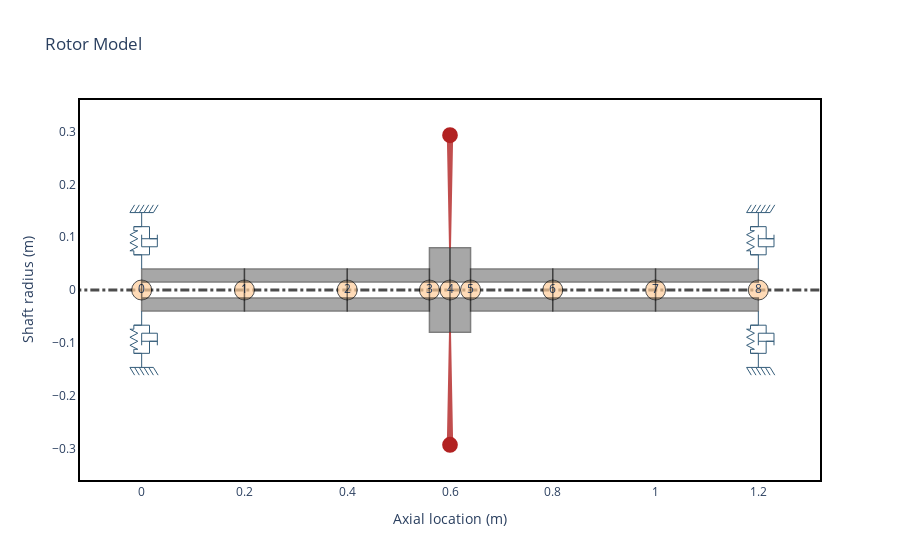

Write notebook code for a chart like this one.
### Code cell
shaft = [
    rs.ShaftElement(n=0, L=L, idl=idl, odl=odl, material=steel),
    rs.ShaftElement(n=1, L=L, idl=idl, odl=odl, material=steel),
    rs.ShaftElement(n=2, L=0.16, idl=idl, odl=odl, material=steel),
    rs.ShaftElement(n=3, L=0.04, idl=idl, odl=0.16, material=steel),
    rs.ShaftElement(n=4, L=0.04, idl=idl, odl=0.16, material=steel),
    rs.ShaftElement(n=5, L=0.16, idl=idl, odl=odl, material=steel),
    rs.ShaftElement(n=6, L=L, idl=idl, odl=odl, material=steel),
    rs.ShaftElement(n=7, L=L, idl=idl, odl=odl, material=steel),
]
bearings = [
    rs.BearingElement(n=0, kxx=1e20, cxx=0),
    rs.BearingElement(n=len(shaft), kxx=1e20, cxx=0),
]
disks = [
    rs.DiskElement.from_geometry(n=4, material=steel, width=0.08, o_d=0.4, i_d=0.16)
]

rotor2 = rs.Rotor(shaft_elements=shaft, disk_elements=disks, bearing_elements=bearings)
rotor2.plot_rotor()

### Figure 1 — Plotly figure (JSON) as saved in the notebook; plotly's stock layout.template omitted (floating-point values rounded to 4 significant figures)
{"data": [{"hoverinfo": "none", "line": {"color": "black", "dash": "dashdot", "width": 3.0}, "mode": "lines", "opacity": 0.7, "showlegend": false, "type": "scatter", "x": [-0.24, 1.44], "y": [0, 0]}, {"hoverinfo": "none", "marker": {"color": "#ffcc99", "line": {"color": "black", "width": 1.0}, "opacity": 0.7, "size": 20}, "mode": "markers+text", "showlegend": false, "text": ["0", "1", "2", "3", "4", "5", "6", "7", "8"], "type": "scatter", "x": [0.0, 0.2, 0.4, 0.56, 0.6, 0.64, 0.8, 1.0, 1.2], "y": [0.0, 0.0, 0.0, 0.0, 0.0, 0.0, 0.0, 0.0, 0.0]}, {"customdata": [[0, 0.08, 0.03, 0.08, 0.03, 0.2, "steel"], [0, 0.08, 0.03, 0.08, 0.03, 0.2, "steel"], [0, 0.08, 0.03, 0.08, 0.03, 0.2, "steel"], [0, 0.08, 0.03, 0.08, 0.03, 0.2, "steel"], [0, 0.08, 0.03, 0.08, 0.03, 0.2, "steel"], [0, 0.08, 0.03, 0.08, 0.03, 0.2, "steel"], [0, 0.08, 0.03, 0.08, 0.03, 0.2, "steel"], [0, 0.08, 0.03, 0.08, 0.03, 0.2, "steel"], [0, 0.08, 0.03, 0.08, 0.03, 0.2, "steel"], [0, 0.08, 0.03, 0.08, 0.03, 0.2, "steel"]], "fill": "toself", "fillcolor": "#525252", "hoverinfo": "text", "hoverlabel": {"bgcolor": "#525252"}, "hoveron": "points+fills", "hovertemplate": "Element Number: 0<br>Left Outer Diameter: 0.08 m<br>Left Inner Diameter: 0.03 m<br>Right Outer Diameter: 0.08 m<br>Right Inner Diameter: 0.03 m<br>Element Length: 0.2 m<br>Material: steel<br>", "legendgroup": "Shaft", "line": {"color": "black", "width": 1.5}, "mode": "lines", "name": "ShaftElement 0", "opacity": 0.5, "showlegend": false, "text": "Element Number: 0<br>Left Outer Diameter: 0.08 m<br>Left Inner Diameter: 0.03 m<br>Right Outer Diameter: 0.08 m<br>Right Inner Diameter: 0.03 m<br>Element Length: 0.2 m<br>Material: steel<br>", "type": "scatter", "x": [0.0, 0.0, 0.2, 0.2, 0.0, 0.0, 0.0, 0.2, 0.2, 0.0], "y": [0.015, 0.04, 0.04, 0.015, 0.015, -0.015, -0.04, -0.04, -0.015, -0.015]}, {"customdata": [[1, 0.08, 0.03, 0.08, 0.03, 0.2, "steel"], [1, 0.08, 0.03, 0.08, 0.03, 0.2, "steel"], [1, 0.08, 0.03, 0.08, 0.03, 0.2, "steel"], [1, 0.08, 0.03, 0.08, 0.03, 0.2, "steel"], [1, 0.08, 0.03, 0.08, 0.03, 0.2, "steel"], [1, 0.08, 0.03, 0.08, 0.03, 0.2, "steel"], [1, 0.08, 0.03, 0.08, 0.03, 0.2, "steel"], [1, 0.08, 0.03, 0.08, 0.03, 0.2, "steel"], [1, 0.08, 0.03, 0.08, 0.03, 0.2, "steel"], [1, 0.08, 0.03, 0.08, 0.03, 0.2, "steel"]], "fill": "toself", "fillcolor": "#525252", "hoverinfo": "text", "hoverlabel": {"bgcolor": "#525252"}, "hoveron": "points+fills", "hovertemplate": "Element Number: 1<br>Left Outer Diameter: 0.08 m<br>Left Inner Diameter: 0.03 m<br>Right Outer Diameter: 0.08 m<br>Right Inner Diameter: 0.03 m<br>Element Length: 0.2 m<br>Material: steel<br>", "legendgroup": "Shaft", "line": {"color": "black", "width": 1.5}, "mode": "lines", "name": "ShaftElement 1", "opacity": 0.5, "showlegend": false, "text": "Element Number: 1<br>Left Outer Diameter: 0.08 m<br>Left Inner Diameter: 0.03 m<br>Right Outer Diameter: 0.08 m<br>Right Inner Diameter: 0.03 m<br>Element Length: 0.2 m<br>Material: steel<br>", "type": "scatter", "x": [0.2, 0.2, 0.4, 0.4, 0.2, 0.2, 0.2, 0.4, 0.4, 0.2], "y": [0.015, 0.04, 0.04, 0.015, 0.015, -0.015, -0.04, -0.04, -0.015, -0.015]}, {"customdata": [[2, 0.08, 0.03, 0.08, 0.03, 0.16, "steel"], [2, 0.08, 0.03, 0.08, 0.03, 0.16, "steel"], [2, 0.08, 0.03, 0.08, 0.03, 0.16, "steel"], [2, 0.08, 0.03, 0.08, 0.03, 0.16, "steel"], [2, 0.08, 0.03, 0.08, 0.03, 0.16, "steel"], [2, 0.08, 0.03, 0.08, 0.03, 0.16, "steel"], [2, 0.08, 0.03, 0.08, 0.03, 0.16, "steel"], [2, 0.08, 0.03, 0.08, 0.03, 0.16, "steel"], [2, 0.08, 0.03, 0.08, 0.03, 0.16, "steel"], [2, 0.08, 0.03, 0.08, 0.03, 0.16, "steel"]], "fill": "toself", "fillcolor": "#525252", "hoverinfo": "text", "hoverlabel": {"bgcolor": "#525252"}, "hoveron": "points+fills", "hovertemplate": "Element Number: 2<br>Left Outer Diameter: 0.08 m<br>Left Inner Diameter: 0.03 m<br>Right Outer Diameter: 0.08 m<br>Right Inner Diameter: 0.03 m<br>Element Length: 0.16 m<br>Material: steel<br>", "legendgroup": "Shaft", "line": {"color": "black", "width": 1.5}, "mode": "lines", "name": "ShaftElement 2", "opacity": 0.5, "showlegend": false, "text": "Element Number: 2<br>Left Outer Diameter: 0.08 m<br>Left Inner Diameter: 0.03 m<br>Right Outer Diameter: 0.08 m<br>Right Inner Diameter: 0.03 m<br>Element Length: 0.16 m<br>Material: steel<br>", "type": "scatter", "x": [0.4, 0.4, 0.56, 0.56, 0.4, 0.4, 0.4, 0.56, 0.56, 0.4], "y": [0.015, 0.04, 0.04, 0.015, 0.015, -0.015, -0.04, -0.04, -0.015, -0.015]}, {"customdata": [[3, 0.16, 0.03, 0.16, 0.03, 0.04, "steel"], [3, 0.16, 0.03, 0.16, 0.03, 0.04, "steel"], [3, 0.16, 0.03, 0.16, 0.03, 0.04, "steel"], [3, 0.16, 0.03, 0.16, 0.03, 0.04, "steel"], [3, 0.16, 0.03, 0.16, 0.03, 0.04, "steel"], [3, 0.16, 0.03, 0.16, 0.03, 0.04, "steel"], [3, 0.16, 0.03, 0.16, 0.03, 0.04, "steel"], [3, 0.16, 0.03, 0.16, 0.03, 0.04, "steel"], [3, 0.16, 0.03, 0.16, 0.03, 0.04, "steel"], [3, 0.16, 0.03, 0.16, 0.03, 0.04, "steel"]], "fill": "toself", "fillcolor": "#525252", "hoverinfo": "text", "hoverlabel": {"bgcolor": "#525252"}, "hoveron": "points+fills", "hovertemplate": "Element Number: 3<br>Left Outer Diameter: 0.16 m<br>Left Inner Diameter: 0.03 m<br>Right Outer Diameter: 0.16 m<br>Right Inner Diameter: 0.03 m<br>Element Length: 0.04 m<br>Material: steel<br>", "legendgroup": "Shaft", "line": {"color": "black", "width": 1.5}, "mode": "lines", "name": "ShaftElement 3", "opacity": 0.5, "showlegend": false, "text": "Element Number: 3<br>Left Outer Diameter: 0.16 m<br>Left Inner Diameter: 0.03 m<br>Right Outer Diameter: 0.16 m<br>Right Inner Diameter: 0.03 m<br>Element Length: 0.04 m<br>Material: steel<br>", "type": "scatter", "x": [0.56, 0.56, 0.6, 0.6, 0.56, 0.56, 0.56, 0.6, 0.6, 0.56], "y": [0.015, 0.08, 0.08, 0.015, 0.015, -0.015, -0.08, -0.08, -0.015, -0.015]}, {"customdata": [[4, 0.16, 0.03, 0.16, 0.03, 0.04, "steel"], [4, 0.16, 0.03, 0.16, 0.03, 0.04, "steel"], [4, 0.16, 0.03, 0.16, 0.03, 0.04, "steel"], [4, 0.16, 0.03, 0.16, 0.03, 0.04, "steel"], [4, 0.16, 0.03, 0.16, 0.03, 0.04, "steel"], [4, 0.16, 0.03, 0.16, 0.03, 0.04, "steel"], [4, 0.16, 0.03, 0.16, 0.03, 0.04, "steel"], [4, 0.16, 0.03, 0.16, 0.03, 0.04, "steel"], [4, 0.16, 0.03, 0.16, 0.03, 0.04, "steel"], [4, 0.16, 0.03, 0.16, 0.03, 0.04, "steel"]], "fill": "toself", "fillcolor": "#525252", "hoverinfo": "text", "hoverlabel": {"bgcolor": "#525252"}, "hoveron": "points+fills", "hovertemplate": "Element Number: 4<br>Left Outer Diameter: 0.16 m<br>Left Inner Diameter: 0.03 m<br>Right Outer Diameter: 0.16 m<br>Right Inner Diameter: 0.03 m<br>Element Length: 0.04 m<br>Material: steel<br>", "legendgroup": "Shaft", "line": {"color": "black", "width": 1.5}, "mode": "lines", "name": "ShaftElement 4", "opacity": 0.5, "showlegend": false, "text": "Element Number: 4<br>Left Outer Diameter: 0.16 m<br>Left Inner Diameter: 0.03 m<br>Right Outer Diameter: 0.16 m<br>Right Inner Diameter: 0.03 m<br>Element Length: 0.04 m<br>Material: steel<br>", "type": "scatter", "x": [0.6, 0.6, 0.64, 0.64, 0.6, 0.6, 0.6, 0.64, 0.64, 0.6], "y": [0.015, 0.08, 0.08, 0.015, 0.015, -0.015, -0.08, -0.08, -0.015, -0.015]}, {"customdata": [[5, 0.08, 0.03, 0.08, 0.03, 0.16, "steel"], [5, 0.08, 0.03, 0.08, 0.03, 0.16, "steel"], [5, 0.08, 0.03, 0.08, 0.03, 0.16, "steel"], [5, 0.08, 0.03, 0.08, 0.03, 0.16, "steel"], [5, 0.08, 0.03, 0.08, 0.03, 0.16, "steel"], [5, 0.08, 0.03, 0.08, 0.03, 0.16, "steel"], [5, 0.08, 0.03, 0.08, 0.03, 0.16, "steel"], [5, 0.08, 0.03, 0.08, 0.03, 0.16, "steel"], [5, 0.08, 0.03, 0.08, 0.03, 0.16, "steel"], [5, 0.08, 0.03, 0.08, 0.03, 0.16, "steel"]], "fill": "toself", "fillcolor": "#525252", "hoverinfo": "text", "hoverlabel": {"bgcolor": "#525252"}, "hoveron": "points+fills", "hovertemplate": "Element Number: 5<br>Left Outer Diameter: 0.08 m<br>Left Inner Diameter: 0.03 m<br>Right Outer Diameter: 0.08 m<br>Right Inner Diameter: 0.03 m<br>Element Length: 0.16 m<br>Material: steel<br>", "legendgroup": "Shaft", "line": {"color": "black", "width": 1.5}, "mode": "lines", "name": "ShaftElement 5", "opacity": 0.5, "showlegend": false, "text": "Element Number: 5<br>Left Outer Diameter: 0.08 m<br>Left Inner Diameter: 0.03 m<br>Right Outer Diameter: 0.08 m<br>Right Inner Diameter: 0.03 m<br>Element Length: 0.16 m<br>Material: steel<br>", "type": "scatter", "x": [0.64, 0.64, 0.8, 0.8, 0.64, 0.64, 0.64, 0.8, 0.8, 0.64], "y": [0.015, 0.04, 0.04, 0.015, 0.015, -0.015, -0.04, -0.04, -0.015, -0.015]}, {"customdata": [[6, 0.08, 0.03, 0.08, 0.03, 0.2, "steel"], [6, 0.08, 0.03, 0.08, 0.03, 0.2, "steel"], [6, 0.08, 0.03, 0.08, 0.03, 0.2, "steel"], [6, 0.08, 0.03, 0.08, 0.03, 0.2, "steel"], [6, 0.08, 0.03, 0.08, 0.03, 0.2, "steel"], [6, 0.08, 0.03, 0.08, 0.03, 0.2, "steel"], [6, 0.08, 0.03, 0.08, 0.03, 0.2, "steel"], [6, 0.08, 0.03, 0.08, 0.03, 0.2, "steel"], [6, 0.08, 0.03, 0.08, 0.03, 0.2, "steel"], [6, 0.08, 0.03, 0.08, 0.03, 0.2, "steel"]], "fill": "toself", "fillcolor": "#525252", "hoverinfo": "text", "hoverlabel": {"bgcolor": "#525252"}, "hoveron": "points+fills", "hovertemplate": "Element Number: 6<br>Left Outer Diameter: 0.08 m<br>Left Inner Diameter: 0.03 m<br>Right Outer Diameter: 0.08 m<br>Right Inner Diameter: 0.03 m<br>Element Length: 0.2 m<br>Material: steel<br>", "legendgroup": "Shaft", "line": {"color": "black", "width": 1.5}, "mode": "lines", "name": "ShaftElement 6", "opacity": 0.5, "showlegend": false, "text": "Element Number: 6<br>Left Outer Diameter: 0.08 m<br>Left Inner Diameter: 0.03 m<br>Right Outer Diameter: 0.08 m<br>Right Inner Diameter: 0.03 m<br>Element Length: 0.2 m<br>Material: steel<br>", "type": "scatter", "x": [0.8, 0.8, 1.0, 1.0, 0.8, 0.8, 0.8, 1.0, 1.0, 0.8], "y": [0.015, 0.04, 0.04, 0.015, 0.015, -0.015, -0.04, -0.04, -0.015, -0.015]}, {"customdata": [[7, 0.08, 0.03, 0.08, 0.03, 0.2, "steel"], [7, 0.08, 0.03, 0.08, 0.03, 0.2, "steel"], [7, 0.08, 0.03, 0.08, 0.03, 0.2, "steel"], [7, 0.08, 0.03, 0.08, 0.03, 0.2, "steel"], [7, 0.08, 0.03, 0.08, 0.03, 0.2, "steel"], [7, 0.08, 0.03, 0.08, 0.03, 0.2, "steel"], [7, 0.08, 0.03, 0.08, 0.03, 0.2, "steel"], [7, 0.08, 0.03, 0.08, 0.03, 0.2, "steel"], [7, 0.08, 0.03, 0.08, 0.03, 0.2, "steel"], [7, 0.08, 0.03, 0.08, 0.03, 0.2, "steel"]], "fill": "toself", "fillcolor": "#525252", "hoverinfo": "text", "hoverlabel": {"bgcolor": "#525252"}, "hoveron": "points+fills", "hovertemplate": "Element Number: 7<br>Left Outer Diameter: 0.08 m<br>Left Inner Diameter: 0.03 m<br>Right Outer Diameter: 0.08 m<br>Right Inner Diameter: 0.03 m<br>Element Length: 0.2 m<br>Material: steel<br>", "legendgroup": "Shaft", "line": {"color": "black", "width": 1.5}, "mode": "lines", "name": "ShaftElement 7", "opacity": 0.5, "showlegend": false, "text": "Element Number: 7<br>Left Outer Diameter: 0.08 m<br>Left Inner Diameter: 0.03 m<br>Right Outer Diameter: 0.08 m<br>Right Inner Diameter: 0.03 m<br>Element Length: 0.2 m<br>Material: steel<br>", "type": "scatter", "x": [1.0, 1.0, 1.2, 1.2, 1.0, 1.0, 1.0, 1.2, 1.2, 1.0], "y": [0.015, 0.04, 0.04, 0.015, 0.015, -0.015, -0.04, -0.04, -0.015, -0.015]}, {"customdata": [[4, 1.528, 0.7992, 65.87], [4, 1.528, 0.7992, 65.87], [4, 1.528, 0.7992, 65.87], [4, 1.528, 0.7992, 65.87], [4, 1.528, 0.7992, 65.87], [4, 1.528, 0.7992, 65.87], [4, 1.528, 0.7992, 65.87], [4, 1.528, 0.7992, 65.87], [4, 1.528, 0.7992, 65.87]], "fill": "toself", "fillcolor": "Firebrick", "hoverinfo": "text", "hoverlabel": {"bgcolor": "Firebrick"}, "hoveron": "points+fills", "hovertemplate": "Disk Node: 4<br>Polar Inertia: 1.528e+00<br>Diametral Inertia: 7.992e-01<br>Disk mass: 65.868<br>", "legendgroup": "disks", "line": {"color": "Firebrick", "width": 2.0}, "mode": "lines", "name": "Disk 0", "opacity": 0.8, "showlegend": false, "text": "Disk Node: 4<br>Polar Inertia: 1.528e+00<br>Diametral Inertia: 7.992e-01<br>Disk mass: 65.868<br>", "type": "scatter", "x": [0.6, 0.6043, 0.5957, 0.6, null, 0.6, 0.6043, 0.5957, 0.6], "y": [0.08, 0.2933, 0.2933, 0.08, null, -0.08, -0.2933, -0.2933, -0.08]}, {"hoverinfo": "none", "legendgroup": "bearings", "line": {"color": "#355d7a", "width": 1}, "mode": "lines", "name": "Bearing 0", "showlegend": false, "type": "scatter", "x": [0.0, 0.0, -0.01524, 0.01524], "y": [0.04, 0.06667, 0.06667, 0.06667]}, {"hoverinfo": "none", "legendgroup": "bearings", "line": {"color": "#355d7a", "width": 1}, "mode": "lines", "name": "Bearing 0", "showlegend": false, "type": "scatter", "x": [0.0, 0.0, -0.01524, 0.01524], "y": [-0.04, -0.06667, -0.06667, -0.06667]}, {"hoverinfo": "none", "legendgroup": "bearings", "line": {"color": "#355d7a", "width": 1}, "mode": "lines", "name": "Bearing 0", "showlegend": false, "type": "scatter", "x": [0.0, 0.0, -0.01524, 0.01524], "y": [0.1467, 0.12, 0.12, 0.12]}, {"hoverinfo": "none", "legendgroup": "bearings", "line": {"color": "#355d7a", "width": 1}, "mode": "lines", "name": "Bearing 0", "showlegend": false, "type": "scatter", "x": [0.0, 0.0, -0.01524, 0.01524], "y": [-0.1467, -0.12, -0.12, -0.12]}, {"hoverinfo": "none", "legendgroup": "bearings", "line": {"color": "#355d7a", "width": 1}, "mode": "lines", "name": "Bearing 0", "showlegend": false, "type": "scatter", "x": [-0.02286, 0.02286], "y": [0.1467, 0.1467]}, {"hoverinfo": "none", "legendgroup": "bearings", "line": {"color": "#355d7a", "width": 1}, "mode": "lines", "name": "Bearing 0", "showlegend": false, "type": "scatter", "x": [-0.02286, 0.02286], "y": [-0.1467, -0.1467]}, {"hoverinfo": "none", "legendgroup": "bearings", "line": {"color": "#355d7a", "width": 1}, "mode": "lines", "name": "Bearing 0", "showlegend": false, "type": "scatter", "x": [-0.02286, -0.01371], "y": [0.1467, 0.1613]}, {"hoverinfo": "none", "legendgroup": "bearings", "line": {"color": "#355d7a", "width": 1}, "mode": "lines", "name": "Bearing 0", "showlegend": false, "type": "scatter", "x": [-0.02286, -0.01371], "y": [-0.1467, -0.1613]}, {"hoverinfo": "none", "legendgroup": "bearings", "line": {"color": "#355d7a", "width": 1}, "mode": "lines", "name": "Bearing 0", "showlegend": false, "type": "scatter", "x": [-0.01371, -0.004571], "y": [0.1467, 0.1613]}, {"hoverinfo": "none", "legendgroup": "bearings", "line": {"color": "#355d7a", "width": 1}, "mode": "lines", "name": "Bearing 0", "showlegend": false, "type": "scatter", "x": [-0.01371, -0.004571], "y": [-0.1467, -0.1613]}, {"hoverinfo": "none", "legendgroup": "bearings", "line": {"color": "#355d7a", "width": 1}, "mode": "lines", "name": "Bearing 0", "showlegend": false, "type": "scatter", "x": [-0.004571, 0.004571], "y": [0.1467, 0.1613]}, {"hoverinfo": "none", "legendgroup": "bearings", "line": {"color": "#355d7a", "width": 1}, "mode": "lines", "name": "Bearing 0", "showlegend": false, "type": "scatter", "x": [-0.004571, 0.004571], "y": [-0.1467, -0.1613]}, {"hoverinfo": "none", "legendgroup": "bearings", "line": {"color": "#355d7a", "width": 1}, "mode": "lines", "name": "Bearing 0", "showlegend": false, "type": "scatter", "x": [0.004571, 0.01371], "y": [0.1467, 0.1613]}, {"hoverinfo": "none", "legendgroup": "bearings", "line": {"color": "#355d7a", "width": 1}, "mode": "lines", "name": "Bearing 0", "showlegend": false, "type": "scatter", "x": [0.004571, 0.01371], "y": [-0.1467, -0.1613]}, {"hoverinfo": "none", "legendgroup": "bearings", "line": {"color": "#355d7a", "width": 1}, "mode": "lines", "name": "Bearing 0", "showlegend": false, "type": "scatter", "x": [0.01371, 0.02286], "y": [0.1467, 0.1613]}, {"hoverinfo": "none", "legendgroup": "bearings", "line": {"color": "#355d7a", "width": 1}, "mode": "lines", "name": "Bearing 0", "showlegend": false, "type": "scatter", "x": [0.01371, 0.02286], "y": [-0.1467, -0.1613]}, {"hoverinfo": "none", "legendgroup": "bearings", "line": {"color": "#355d7a", "width": 1}, "mode": "lines", "name": "Bearing 0", "showlegend": false, "type": "scatter", "x": [0.02286, 0.032], "y": [0.1467, 0.1613]}, {"hoverinfo": "none", "legendgroup": "bearings", "line": {"color": "#355d7a", "width": 1}, "mode": "lines", "name": "Bearing 0", "showlegend": false, "type": "scatter", "x": [0.02286, 0.032], "y": [-0.1467, -0.1613]}, {"hoverinfo": "none", "legendgroup": "bearings", "line": {"color": "#355d7a", "width": 1}, "mode": "lines", "name": "Bearing 0", "showlegend": false, "type": "scatter", "x": [-0.01524, -0.01524, -0.02286, -0.007619, -0.02286, -0.007619, -0.02286, -0.007619, -0.01524, -0.01524], "y": [0.06667, 0.07429, 0.07429, 0.0819, 0.08952, 0.09714, 0.1048, 0.1124, 0.1124, 0.12]}, {"hoverinfo": "none", "legendgroup": "bearings", "line": {"color": "#355d7a", "width": 1}, "mode": "lines", "name": "Bearing 0", "showlegend": false, "type": "scatter", "x": [-0.01524, -0.01524, -0.02286, -0.007619, -0.02286, -0.007619, -0.02286, -0.007619, -0.01524, -0.01524], "y": [-0.06667, -0.07429, -0.07429, -0.0819, -0.08952, -0.09714, -0.1048, -0.1124, -0.1124, -0.12]}, {"hoverinfo": "none", "legendgroup": "bearings", "line": {"color": "#355d7a", "width": 1}, "mode": "lines", "name": "Bearing 0", "showlegend": false, "type": "scatter", "x": [0.01524, 0.01524], "y": [0.06667, 0.0819]}, {"hoverinfo": "none", "legendgroup": "bearings", "line": {"color": "#355d7a", "width": 1}, "mode": "lines", "name": "Bearing 0", "showlegend": false, "type": "scatter", "x": [0.01524, 0.01524], "y": [-0.06667, -0.0819]}, {"hoverinfo": "none", "legendgroup": "bearings", "line": {"color": "#355d7a", "width": 1}, "mode": "lines", "name": "Bearing 0", "showlegend": false, "type": "scatter", "x": [0.0, 0.0, 0.03048, 0.03048], "y": [0.1048, 0.0819, 0.0819, 0.1048]}, {"hoverinfo": "none", "legendgroup": "bearings", "line": {"color": "#355d7a", "width": 1}, "mode": "lines", "name": "Bearing 0", "showlegend": false, "type": "scatter", "x": [0.0, 0.0, 0.03048, 0.03048], "y": [-0.1048, -0.0819, -0.0819, -0.1048]}, {"hoverinfo": "none", "legendgroup": "bearings", "line": {"color": "#355d7a", "width": 1}, "mode": "lines", "name": "Bearing 0", "showlegend": false, "type": "scatter", "x": [0.0, 0.03048, 0.01524, 0.01524], "y": [0.09714, 0.09714, 0.09714, 0.12]}, {"hoverinfo": "none", "legendgroup": "bearings", "line": {"color": "#355d7a", "width": 1}, "mode": "lines", "name": "Bearing 0", "showlegend": false, "type": "scatter", "x": [0.0, 0.03048, 0.01524, 0.01524], "y": [-0.09714, -0.09714, -0.09714, -0.12]}, {"hoverinfo": "none", "legendgroup": "bearings", "line": {"color": "#355d7a", "width": 1}, "mode": "lines", "name": "Bearing 1", "showlegend": false, "type": "scatter", "x": [1.2, 1.2, 1.185, 1.215], "y": [0.04, 0.06667, 0.06667, 0.06667]}, {"hoverinfo": "none", "legendgroup": "bearings", "line": {"color": "#355d7a", "width": 1}, "mode": "lines", "name": "Bearing 1", "showlegend": false, "type": "scatter", "x": [1.2, 1.2, 1.185, 1.215], "y": [-0.04, -0.06667, -0.06667, -0.06667]}, {"hoverinfo": "none", "legendgroup": "bearings", "line": {"color": "#355d7a", "width": 1}, "mode": "lines", "name": "Bearing 1", "showlegend": false, "type": "scatter", "x": [1.2, 1.2, 1.185, 1.215], "y": [0.1467, 0.12, 0.12, 0.12]}, {"hoverinfo": "none", "legendgroup": "bearings", "line": {"color": "#355d7a", "width": 1}, "mode": "lines", "name": "Bearing 1", "showlegend": false, "type": "scatter", "x": [1.2, 1.2, 1.185, 1.215], "y": [-0.1467, -0.12, -0.12, -0.12]}, {"hoverinfo": "none", "legendgroup": "bearings", "line": {"color": "#355d7a", "width": 1}, "mode": "lines", "name": "Bearing 1", "showlegend": false, "type": "scatter", "x": [1.177, 1.223], "y": [0.1467, 0.1467]}, {"hoverinfo": "none", "legendgroup": "bearings", "line": {"color": "#355d7a", "width": 1}, "mode": "lines", "name": "Bearing 1", "showlegend": false, "type": "scatter", "x": [1.177, 1.223], "y": [-0.1467, -0.1467]}, {"hoverinfo": "none", "legendgroup": "bearings", "line": {"color": "#355d7a", "width": 1}, "mode": "lines", "name": "Bearing 1", "showlegend": false, "type": "scatter", "x": [1.177, 1.186], "y": [0.1467, 0.1613]}, {"hoverinfo": "none", "legendgroup": "bearings", "line": {"color": "#355d7a", "width": 1}, "mode": "lines", "name": "Bearing 1", "showlegend": false, "type": "scatter", "x": [1.177, 1.186], "y": [-0.1467, -0.1613]}, {"hoverinfo": "none", "legendgroup": "bearings", "line": {"color": "#355d7a", "width": 1}, "mode": "lines", "name": "Bearing 1", "showlegend": false, "type": "scatter", "x": [1.186, 1.195], "y": [0.1467, 0.1613]}, {"hoverinfo": "none", "legendgroup": "bearings", "line": {"color": "#355d7a", "width": 1}, "mode": "lines", "name": "Bearing 1", "showlegend": false, "type": "scatter", "x": [1.186, 1.195], "y": [-0.1467, -0.1613]}, {"hoverinfo": "none", "legendgroup": "bearings", "line": {"color": "#355d7a", "width": 1}, "mode": "lines", "name": "Bearing 1", "showlegend": false, "type": "scatter", "x": [1.195, 1.205], "y": [0.1467, 0.1613]}, {"hoverinfo": "none", "legendgroup": "bearings", "line": {"color": "#355d7a", "width": 1}, "mode": "lines", "name": "Bearing 1", "showlegend": false, "type": "scatter", "x": [1.195, 1.205], "y": [-0.1467, -0.1613]}, {"hoverinfo": "none", "legendgroup": "bearings", "line": {"color": "#355d7a", "width": 1}, "mode": "lines", "name": "Bearing 1", "showlegend": false, "type": "scatter", "x": [1.205, 1.214], "y": [0.1467, 0.1613]}, {"hoverinfo": "none", "legendgroup": "bearings", "line": {"color": "#355d7a", "width": 1}, "mode": "lines", "name": "Bearing 1", "showlegend": false, "type": "scatter", "x": [1.205, 1.214], "y": [-0.1467, -0.1613]}, {"hoverinfo": "none", "legendgroup": "bearings", "line": {"color": "#355d7a", "width": 1}, "mode": "lines", "name": "Bearing 1", "showlegend": false, "type": "scatter", "x": [1.214, 1.223], "y": [0.1467, 0.1613]}, {"hoverinfo": "none", "legendgroup": "bearings", "line": {"color": "#355d7a", "width": 1}, "mode": "lines", "name": "Bearing 1", "showlegend": false, "type": "scatter", "x": [1.214, 1.223], "y": [-0.1467, -0.1613]}, {"hoverinfo": "none", "legendgroup": "bearings", "line": {"color": "#355d7a", "width": 1}, "mode": "lines", "name": "Bearing 1", "showlegend": false, "type": "scatter", "x": [1.223, 1.232], "y": [0.1467, 0.1613]}, {"hoverinfo": "none", "legendgroup": "bearings", "line": {"color": "#355d7a", "width": 1}, "mode": "lines", "name": "Bearing 1", "showlegend": false, "type": "scatter", "x": [1.223, 1.232], "y": [-0.1467, -0.1613]}, {"hoverinfo": "none", "legendgroup": "bearings", "line": {"color": "#355d7a", "width": 1}, "mode": "lines", "name": "Bearing 1", "showlegend": false, "type": "scatter", "x": [1.185, 1.185, 1.177, 1.192, 1.177, 1.192, 1.177, 1.192, 1.185, 1.185], "y": [0.06667, 0.07429, 0.07429, 0.0819, 0.08952, 0.09714, 0.1048, 0.1124, 0.1124, 0.12]}, {"hoverinfo": "none", "legendgroup": "bearings", "line": {"color": "#355d7a", "width": 1}, "mode": "lines", "name": "Bearing 1", "showlegend": false, "type": "scatter", "x": [1.185, 1.185, 1.177, 1.192, 1.177, 1.192, 1.177, 1.192, 1.185, 1.185], "y": [-0.06667, -0.07429, -0.07429, -0.0819, -0.08952, -0.09714, -0.1048, -0.1124, -0.1124, -0.12]}, {"hoverinfo": "none", "legendgroup": "bearings", "line": {"color": "#355d7a", "width": 1}, "mode": "lines", "name": "Bearing 1", "showlegend": false, "type": "scatter", "x": [1.215, 1.215], "y": [0.06667, 0.0819]}, {"hoverinfo": "none", "legendgroup": "bearings", "line": {"color": "#355d7a", "width": 1}, "mode": "lines", "name": "Bearing 1", "showlegend": false, "type": "scatter", "x": [1.215, 1.215], "y": [-0.06667, -0.0819]}, {"hoverinfo": "none", "legendgroup": "bearings", "line": {"color": "#355d7a", "width": 1}, "mode": "lines", "name": "Bearing 1", "showlegend": false, "type": "scatter", "x": [1.2, 1.2, 1.23, 1.23], "y": [0.1048, 0.0819, 0.0819, 0.1048]}, {"hoverinfo": "none", "legendgroup": "bearings", "line": {"color": "#355d7a", "width": 1}, "mode": "lines", "name": "Bearing 1", "showlegend": false, "type": "scatter", "x": [1.2, 1.2, 1.23, 1.23], "y": [-0.1048, -0.0819, -0.0819, -0.1048]}, {"hoverinfo": "none", "legendgroup": "bearings", "line": {"color": "#355d7a", "width": 1}, "mode": "lines", "name": "Bearing 1", "showlegend": false, "type": "scatter", "x": [1.2, 1.23, 1.215, 1.215], "y": [0.09714, 0.09714, 0.09714, 0.12]}, {"hoverinfo": "none", "legendgroup": "bearings", "line": {"color": "#355d7a", "width": 1}, "mode": "lines", "name": "Bearing 1", "showlegend": false, "type": "scatter", "x": [1.2, 1.23, 1.215, 1.215], "y": [-0.09714, -0.09714, -0.09714, -0.12]}], "layout": {"shapes": [{"fillcolor": "Firebrick", "line": {"color": "Firebrick"}, "type": "circle", "x0": 0.5867, "x1": 0.6133, "xref": "x", "y0": 0.28, "y1": 0.3067, "yref": "y"}, {"fillcolor": "Firebrick", "line": {"color": "Firebrick"}, "type": "circle", "x0": 0.5867, "x1": 0.6133, "xref": "x", "y0": -0.3067, "y1": -0.28, "yref": "y"}], "title": {"text": "Rotor Model"}, "xaxis": {"mirror": true, "range": [-0.12, 1.32], "showgrid": false, "title": {"text": "Axial location (m)"}}, "yaxis": {"mirror": true, "range": [-0.36, 0.36], "showgrid": false, "title": {"text": "Shaft radius (m)"}}}}
